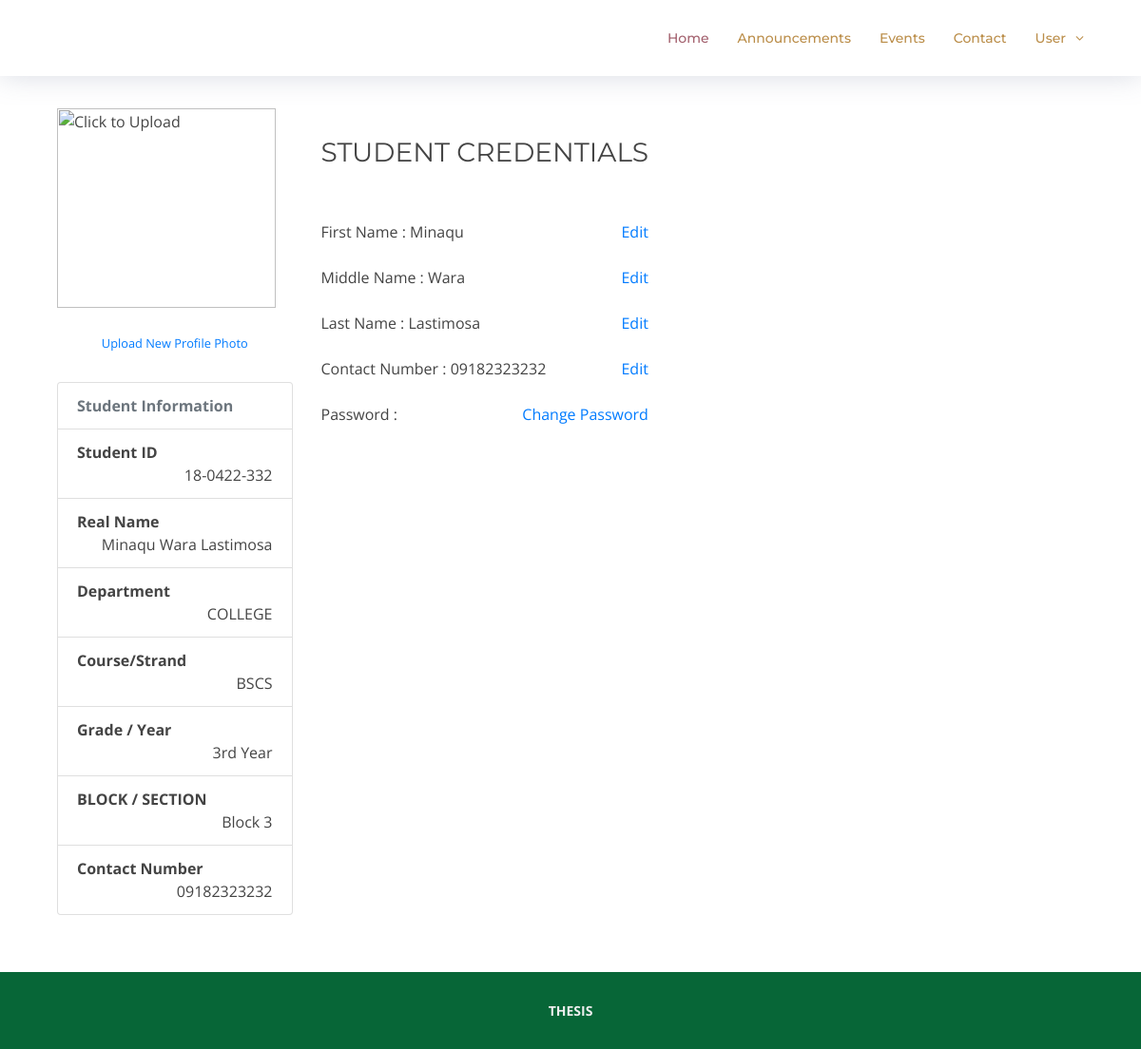
Screenshot of /modstudent/index.php (signed in) with the database file from the repository.
### tables this page shows
CREATE TABLE IF NOT EXISTS `tblstudent` (
  `INCID` int(11) NOT NULL AUTO_INCREMENT,
  `IDNO` varchar(90) NOT NULL,
  `FNAME` varchar(30) NOT NULL,
  `MNAME` varchar(90) NOT NULL,
  `LNAME` varchar(90) NOT NULL,
  `PHONE` varchar(30) NOT NULL,
  `DEPARTMENT` varchar(90) NOT NULL,
  `YLVL` varchar(50) NOT NULL,
  `SEC_BLOCK` varchar(90) NOT NULL,
  `COURSE` varchar(90) NOT NULL,
  `USERNAME` varchar(90) NOT NULL,
  `STUDPASS` varchar(90) NOT NULL,
  `PROIMAGE` text,
  `FORGOTPASSAUTH` varchar(255) DEFAULT NULL,
  PRIMARY KEY (`INCID`),
  UNIQUE KEY `STUDID` (`IDNO`)
);

CREATE TABLE IF NOT EXISTS `tbldepartment` (
  `DEPARTMENTID` int(11) NOT NULL AUTO_INCREMENT,
  `DEPARTMENT` varchar(90) NOT NULL,
  `DESCRIPTION` varchar(90) NOT NULL,
  PRIMARY KEY (`DEPARTMENTID`)
);

CREATE TABLE IF NOT EXISTS `tblcourse` (
  `COURSEID` int(11) NOT NULL AUTO_INCREMENT,
  `COURSE` varchar(60) NOT NULL,
  `DESCRIPTION` varchar(60) NOT NULL,
  PRIMARY KEY (`COURSEID`)
);

### modstudent/index.php (called while the page is built, shortened)
<?php
require_once ("../themes/templates.php");
?>

### include/database.php (called while the page is built, shortened)
<?php
class Database {
	var $query = '';
	public $conn;
	public function open_connection() {
		try {
		$this->conn = new PDO("mysql:host=".server.";dbname=".database_name. "", user,pass);
		$this->conn->setAttribute(PDO::ATTR_ERRMODE, PDO::ERRMODE_EXCEPTION);
		}catch(PDOException $e){
			echo "Problem in database connection! Contact administrator!". $e->getMessage();
		}
	}
	function setQuery($sql='') {
		try {
		   $this->sql_string=$sql;
			$this->query = $this->conn->prepare($this->sql_string);
			$this->query->execute();
		  } catch (PDOException $e) {
		    echo "Failed to get query handle: " . $e->getMessage() . "\n";
		    exit;
		  }
	}
	function executeQuery(){
		try{
			$this->query->execute();
		 } catch (PDOException $e) {
		    echo "Failed to get query handle: " . $e->getMessage() . "\n";
		    exit;
		  }
	}
	function loadResultList() {
		$results = $this->query->fetchAll(PDO::FETCH_OBJ);
		return $results;
	}
	function loadSingleResult() {
		$results = $this->query->fetch(PDO::FETCH_OBJ);
		return $results;
	}
}
$mydb = new Database();
?>

### include/students.php (called while the page is built, shortened)
<?php
require_once(LIB_PATH.DS.'database.php');
class Student {
	protected static  $tblname = "tblstudent";
	function single_students($id=""){
			global $mydb;
			$mydb->setQuery("SELECT * FROM ".self::$tblname."
				Where IDNO= '{$id}' LIMIT 1");
			$cur = $mydb->loadSingleResult();
			return $cur;
	}
}
?>

### modstudent/profile.php (the view, shortened to what this page needs)
<?php
	  $student = New Student();
	  $singlestudent = $student->single_students($_SESSION['IDNO']);
	?>
     <section id="about">
      <div class="container">
 <section id="title-header">
    <div class="title">
        <p>Profile</p>
    </div>
</section>
<div class="container">
    <div class="row">
        <div class="col-lg-3">
           <div class="panel panel-default">
            <div class="panel-body">
            <img title="Click to Upload" width="230" height="210" src="<?php echo web_root.'admin/modules/modstudent/'.$singlestudent->PROIMAGE; ?>">
            <br><br>
            <center>
            <a href="" data-target="#myModal" data-toggle="modal" ><p><small>Upload New Profile Photo</small></p>
            </a>
          </center>
             </div>
          <ul class="list-group">
            <li class="list-group-item text-muted"><strong>Student Information</strong></li>
             <li class="list-group-item text-right">
              <span class="pull-left"><strong>Student ID</strong></span>
              <br>
             <?php echo $formatted = preg_replace("/^(\d{2})(\d{4})(\d{3})$/", "$1-$2-$3", $singlestudent->IDNO); ?>
             </li>
            <li class="list-group-item text-right">
              <span class="pull-left"><strong>Real Name</strong></span>
              <br>
             <?php echo $singlestudent->FNAME ." ". $singlestudent->MNAME ." ". $singlestudent->LNAME; ?>
             </li>
              <li class="list-group-item text-right">
              <span class="pull-left"><strong>Department</strong></span>
              <br>
             <?php
              $query = "SELECT * FROM tblstudent s, tbldepartment d WHERE  s.DEPARTMENT=d.DEPARTMENTID LIMIT 1";
              $mydb->setQuery($query);
              $cur = $mydb->loadResultList();
               foreach ($cur as $result) {
              echo $result->DEPARTMENT;
               }
               ?>
             </li>
              <li class="list-group-item text-right">
              <span class="pull-left"><strong>Course/Strand</strong></span>
              <br>
             <?php
              $query = "SELECT * FROM tblstudent s, tblcourse c WHERE s.COURSE=c.COURSEID LIMIT 1";
              $mydb->setQuery($query);
              $cur = $mydb->loadResultList();
              foreach ($cur as $result) {
              echo $result->COURSE;
              } ?>
             </li>
              <li class="list-group-item text-right">
              <span class="pull-left"><strong>Grade / Year </strong></span>
              <br>
             <?php echo $singlestudent->YLVL; ?>
             </li>
              <li class="list-group-item text-right">
              <span class="pull-left"><strong>BLOCK / SECTION </strong></span>
              <br>
             <?php echo $singlestudent->SEC_BLOCK; ?>
             </li>
              <li class="list-group-item text-right">
              <span class="pull-left"><strong>Contact Number</strong></span>
              <br>
             <?php echo $singlestudent->PHONE; ?>
             </li>
          </ul>
          </div>
        </div>
        <div class="col-lg-9">
       <?php  require_once "basicinfotab.php"; ?>
    </div>
      </div>
    </section>

### modstudent/basicinfotab.php (shortened to what this page needs)
<div class="container">
 <div class="row">
    <form class="form-horizontal span3" action="controller.php?action=edit" method="POST">
         <ul class="list-group" id="accordion">
               <li class="list-unstyled text-left panel">
                 <div class="header">
                     <p><h3>STUDENT CREDENTIALS</h3></p>
                 </div>
                 <br>
                <div class="panel-heading">First Name :
                 <?php echo  $singlestudent->FNAME; ?>
                   <span class="pull-right">
                     <a title="Edit" data-toggle="collapse" data-parent="#accordion" href="#collapseTwo">Edit <span class="glyphicon glyphicon-pencil"></span></a>
                   </span>
                </div>
                <br>
                 <div class="panel-heading">Middle Name :
                 <?php echo  $singlestudent->MNAME; ?>
                   <span class="pull-right">
                     <a title="Edit" data-toggle="collapse" data-parent="#accordion" href="#collapseTwo">Edit <span class="glyphicon glyphicon-pencil"></span></a>
                   </span>
                </div>
                 <br>
                 <div class="panel-heading">Last Name :
                 <?php echo  $singlestudent->LNAME; ?>
                   <span class="pull-right">
                     <a title="Edit" data-toggle="collapse" data-parent="#accordion" href="#collapseTwo">Edit <span class="glyphicon glyphicon-pencil"></span></a>
                   </span>
                </div>
              </li>
              <br>
               <li class="list-unstyled text-left panel">
                <div class="panel-heading">Contact Number
                 <?php echo ': '.$singlestudent->PHONE; ?>
                   <span class="pull-right">
                     <a title="Edit" data-toggle="collapse" data-parent="#accordion" href="#collapseSeven">Edit <span class="glyphicon glyphicon-pencil"></span></a>
                   </span>
                </div>
              </li>
               <br>
              <li class="list-unstyled text-left panel">
                <div class="panel-heading">Password :
                   <span class="pull-right">
                     <a title="Edit" data-toggle="collapse" data-parent="#accordion" href="#collapseNine">Change Password <span class="glyphicon glyphicon-pencil"></span></a>
                   </span>
                </div>
              </li>
            </ul>
           </form>
   </div>
</div>

### rows the page displays
tblstudent: IDNO "18-0422-332", FNAME "Minaqu", MNAME "Wara", LNAME "Lastimosa", tbldepartment.DEPARTMENT "COLLEGE", tblcourse.COURSE "BSCS", YLVL "3rd Year", SEC_BLOCK "Block 3", PHONE "09182323232"
